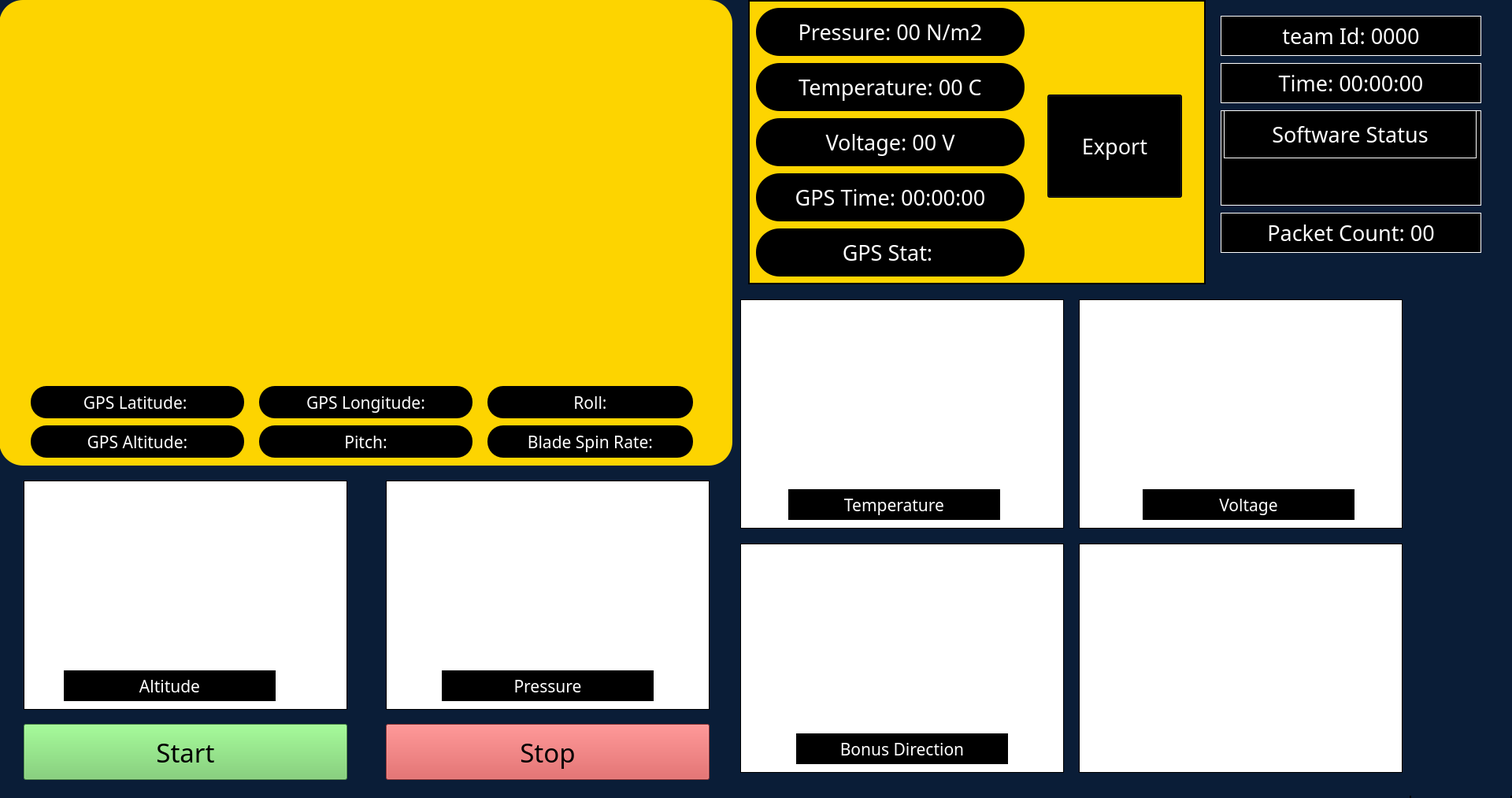
<?xml version="1.0" encoding="UTF-8"?>
<ui version="4.0">
 <class>MainWindow</class>
 <widget class="QMainWindow" name="MainWindow">
  <property name="geometry">
   <rect>
    <x>0</x>
    <y>0</y>
    <width>1920</width>
    <height>1013</height>
   </rect>
  </property>
  <property name="windowTitle">
   <string>MainWindow</string>
  </property>
  <property name="styleSheet">
   <string notr="true">background-color: rgb(10, 29, 55);</string>
  </property>
  <widget class="QWidget" name="centralwidget">
   <widget class="QFrame" name="frame">
    <property name="geometry">
     <rect>
      <x>1790</x>
      <y>0</y>
      <width>130</width>
      <height>1080</height>
     </rect>
    </property>
    <property name="frameShape">
     <enum>QFrame::Panel</enum>
    </property>
    <property name="frameShadow">
     <enum>QFrame::Plain</enum>
    </property>
    <property name="lineWidth">
     <number>2</number>
    </property>
    <widget class="QLabel" name="label">
     <property name="geometry">
      <rect>
       <x>0</x>
       <y>-1</y>
       <width>130</width>
       <height>1011</height>
      </rect>
     </property>
     <property name="font">
      <font>
       <family>Candara Light</family>
       <pointsize>32</pointsize>
      </font>
     </property>
     <property name="text">
      <string/>
     </property>
     <property name="pixmap">
      <pixmap>../resources/Banner design.png</pixmap>
     </property>
     <property name="alignment">
      <set>Qt::AlignCenter</set>
     </property>
    </widget>
   </widget>
   <widget class="QFrame" name="frame_3">
    <property name="geometry">
     <rect>
      <x>1550</x>
      <y>140</y>
      <width>331</width>
      <height>121</height>
     </rect>
    </property>
    <property name="autoFillBackground">
     <bool>false</bool>
    </property>
    <property name="styleSheet">
     <string notr="true">background-color: rgb(0, 0, 0);
color: rgb(255, 255, 255);</string>
    </property>
    <property name="frameShape">
     <enum>QFrame::Panel</enum>
    </property>
    <property name="frameShadow">
     <enum>QFrame::Plain</enum>
    </property>
    <widget class="QLabel" name="label_3">
     <property name="geometry">
      <rect>
       <x>4</x>
       <y>0</y>
       <width>321</width>
       <height>61</height>
      </rect>
     </property>
     <property name="font">
      <font>
       <family>Candara Light</family>
       <pointsize>20</pointsize>
      </font>
     </property>
     <property name="styleSheet">
      <string notr="true">background-color: rgb(0, 0, 0);
color: rgb(255, 255, 255);</string>
     </property>
     <property name="frameShape">
      <enum>QFrame::Panel</enum>
     </property>
     <property name="text">
      <string>Software Status</string>
     </property>
     <property name="alignment">
      <set>Qt::AlignCenter</set>
     </property>
    </widget>
   </widget>
   <widget class="QFrame" name="frame_5">
    <property name="geometry">
     <rect>
      <x>-1</x>
      <y>0</y>
      <width>931</width>
      <height>591</height>
     </rect>
    </property>
    <property name="styleSheet">
     <string notr="true">background-color: rgb(253, 212, 0);
border-radius: 30px;</string>
    </property>
    <property name="frameShape">
     <enum>QFrame::Panel</enum>
    </property>
    <property name="frameShadow">
     <enum>QFrame::Plain</enum>
    </property>
    <property name="lineWidth">
     <number>2</number>
    </property>
    <widget class="QLabel" name="label_10">
     <property name="geometry">
      <rect>
       <x>40</x>
       <y>490</y>
       <width>271</width>
       <height>41</height>
      </rect>
     </property>
     <property name="font">
      <font>
       <family>Candara</family>
       <pointsize>16</pointsize>
      </font>
     </property>
     <property name="styleSheet">
      <string notr="true">background-color: rgb(0, 0, 0);
color: rgb(255, 255, 255);
border-radius: 20px;</string>
     </property>
     <property name="frameShape">
      <enum>QFrame::Panel</enum>
     </property>
     <property name="text">
      <string>GPS Latitude: </string>
     </property>
     <property name="alignment">
      <set>Qt::AlignCenter</set>
     </property>
    </widget>
    <widget class="QLabel" name="label_11">
     <property name="geometry">
      <rect>
       <x>330</x>
       <y>490</y>
       <width>271</width>
       <height>41</height>
      </rect>
     </property>
     <property name="font">
      <font>
       <family>Candara</family>
       <pointsize>16</pointsize>
      </font>
     </property>
     <property name="styleSheet">
      <string notr="true">background-color: rgb(0, 0, 0);
color: rgb(255, 255, 255);
border-radius: 20px;</string>
     </property>
     <property name="frameShape">
      <enum>QFrame::Panel</enum>
     </property>
     <property name="text">
      <string>GPS Longitude:</string>
     </property>
     <property name="alignment">
      <set>Qt::AlignCenter</set>
     </property>
    </widget>
    <widget class="QLabel" name="label_12">
     <property name="geometry">
      <rect>
       <x>620</x>
       <y>490</y>
       <width>261</width>
       <height>41</height>
      </rect>
     </property>
     <property name="font">
      <font>
       <family>Candara</family>
       <pointsize>16</pointsize>
      </font>
     </property>
     <property name="styleSheet">
      <string notr="true">background-color: rgb(0, 0, 0);
color: rgb(255, 255, 255);
border-radius: 20px;</string>
     </property>
     <property name="frameShape">
      <enum>QFrame::Panel</enum>
     </property>
     <property name="text">
      <string>Roll:</string>
     </property>
     <property name="alignment">
      <set>Qt::AlignCenter</set>
     </property>
    </widget>
    <widget class="QLabel" name="label_13">
     <property name="geometry">
      <rect>
       <x>40</x>
       <y>540</y>
       <width>271</width>
       <height>41</height>
      </rect>
     </property>
     <property name="font">
      <font>
       <family>Candara</family>
       <pointsize>16</pointsize>
      </font>
     </property>
     <property name="styleSheet">
      <string notr="true">background-color: rgb(0, 0, 0);
color: rgb(255, 255, 255);
border-radius: 20px;</string>
     </property>
     <property name="frameShape">
      <enum>QFrame::Panel</enum>
     </property>
     <property name="text">
      <string>GPS Altitude:</string>
     </property>
     <property name="alignment">
      <set>Qt::AlignCenter</set>
     </property>
    </widget>
    <widget class="QLabel" name="label_14">
     <property name="geometry">
      <rect>
       <x>330</x>
       <y>540</y>
       <width>271</width>
       <height>41</height>
      </rect>
     </property>
     <property name="font">
      <font>
       <family>Candara</family>
       <pointsize>16</pointsize>
      </font>
     </property>
     <property name="styleSheet">
      <string notr="true">background-color: rgb(0, 0, 0);
color: rgb(255, 255, 255);
border-radius: 20px;</string>
     </property>
     <property name="frameShape">
      <enum>QFrame::Panel</enum>
     </property>
     <property name="text">
      <string>Pitch:</string>
     </property>
     <property name="alignment">
      <set>Qt::AlignCenter</set>
     </property>
    </widget>
    <widget class="QLabel" name="label_15">
     <property name="geometry">
      <rect>
       <x>620</x>
       <y>540</y>
       <width>261</width>
       <height>41</height>
      </rect>
     </property>
     <property name="font">
      <font>
       <family>Candara</family>
       <pointsize>16</pointsize>
      </font>
     </property>
     <property name="styleSheet">
      <string notr="true">background-color: rgb(0, 0, 0);
color: rgb(255, 255, 255);
border-radius: 20px;</string>
     </property>
     <property name="frameShape">
      <enum>QFrame::Panel</enum>
     </property>
     <property name="text">
      <string>Blade Spin Rate:</string>
     </property>
     <property name="alignment">
      <set>Qt::AlignCenter</set>
     </property>
    </widget>
    <widget class="Line" name="line">
     <property name="geometry">
      <rect>
       <x>0</x>
       <y>460</y>
       <width>931</width>
       <height>16</height>
      </rect>
     </property>
     <property name="frameShadow">
      <enum>QFrame::Plain</enum>
     </property>
     <property name="lineWidth">
      <number>2</number>
     </property>
     <property name="orientation">
      <enum>Qt::Horizontal</enum>
     </property>
    </widget>
    <widget class="Line" name="line_2">
     <property name="geometry">
      <rect>
       <x>450</x>
       <y>0</y>
       <width>16</width>
       <height>471</height>
      </rect>
     </property>
     <property name="frameShadow">
      <enum>QFrame::Plain</enum>
     </property>
     <property name="lineWidth">
      <number>2</number>
     </property>
     <property name="orientation">
      <enum>Qt::Vertical</enum>
     </property>
    </widget>
   </widget>
   <widget class="QFrame" name="frame_6">
    <property name="geometry">
     <rect>
      <x>950</x>
      <y>0</y>
      <width>581</width>
      <height>361</height>
     </rect>
    </property>
    <property name="styleSheet">
     <string notr="true">background-color: rgb(253, 212, 0);</string>
    </property>
    <property name="frameShape">
     <enum>QFrame::Box</enum>
    </property>
    <property name="frameShadow">
     <enum>QFrame::Plain</enum>
    </property>
    <property name="lineWidth">
     <number>2</number>
    </property>
    <widget class="QLabel" name="label_6">
     <property name="geometry">
      <rect>
       <x>10</x>
       <y>10</y>
       <width>341</width>
       <height>61</height>
      </rect>
     </property>
     <property name="font">
      <font>
       <family>Candara</family>
       <pointsize>20</pointsize>
      </font>
     </property>
     <property name="styleSheet">
      <string notr="true">background-color: rgb(0, 0, 0);
color: rgb(255, 255, 255);
border-radius: 30px;</string>
     </property>
     <property name="frameShape">
      <enum>QFrame::Panel</enum>
     </property>
     <property name="text">
      <string>Pressure: 00 N/m2</string>
     </property>
     <property name="alignment">
      <set>Qt::AlignCenter</set>
     </property>
    </widget>
    <widget class="QLabel" name="label_7">
     <property name="geometry">
      <rect>
       <x>10</x>
       <y>80</y>
       <width>341</width>
       <height>61</height>
      </rect>
     </property>
     <property name="font">
      <font>
       <family>Candara</family>
       <pointsize>20</pointsize>
      </font>
     </property>
     <property name="styleSheet">
      <string notr="true">background-color: rgb(0, 0, 0);
color: rgb(255, 255, 255);
border-radius: 30px;</string>
     </property>
     <property name="frameShape">
      <enum>QFrame::Panel</enum>
     </property>
     <property name="text">
      <string>Temperature: 00 C</string>
     </property>
     <property name="alignment">
      <set>Qt::AlignCenter</set>
     </property>
    </widget>
    <widget class="QLabel" name="label_8">
     <property name="geometry">
      <rect>
       <x>10</x>
       <y>150</y>
       <width>341</width>
       <height>61</height>
      </rect>
     </property>
     <property name="font">
      <font>
       <family>Candara</family>
       <pointsize>20</pointsize>
      </font>
     </property>
     <property name="styleSheet">
      <string notr="true">background-color: rgb(0, 0, 0);
color: rgb(255, 255, 255);
border-radius: 30px;</string>
     </property>
     <property name="frameShape">
      <enum>QFrame::Panel</enum>
     </property>
     <property name="text">
      <string>Voltage: 00 V</string>
     </property>
     <property name="alignment">
      <set>Qt::AlignCenter</set>
     </property>
    </widget>
    <widget class="QLabel" name="label_9">
     <property name="geometry">
      <rect>
       <x>10</x>
       <y>220</y>
       <width>341</width>
       <height>61</height>
      </rect>
     </property>
     <property name="font">
      <font>
       <family>Candara</family>
       <pointsize>20</pointsize>
      </font>
     </property>
     <property name="styleSheet">
      <string notr="true">background-color: rgb(0, 0, 0);
color: rgb(255, 255, 255);
border-radius: 30px;</string>
     </property>
     <property name="frameShape">
      <enum>QFrame::Panel</enum>
     </property>
     <property name="text">
      <string>GPS Time: 00:00:00</string>
     </property>
     <property name="alignment">
      <set>Qt::AlignCenter</set>
     </property>
    </widget>
    <widget class="QLabel" name="label_16">
     <property name="geometry">
      <rect>
       <x>10</x>
       <y>290</y>
       <width>341</width>
       <height>61</height>
      </rect>
     </property>
     <property name="font">
      <font>
       <family>Candara</family>
       <pointsize>20</pointsize>
      </font>
     </property>
     <property name="styleSheet">
      <string notr="true">background-color: rgb(0, 0, 0);
color: rgb(255, 255, 255);
border-radius: 30px;</string>
     </property>
     <property name="frameShape">
      <enum>QFrame::Panel</enum>
     </property>
     <property name="text">
      <string>GPS Stat: </string>
     </property>
     <property name="alignment">
      <set>Qt::AlignCenter</set>
     </property>
    </widget>
    <widget class="QPushButton" name="pushButton">
     <property name="geometry">
      <rect>
       <x>380</x>
       <y>120</y>
       <width>171</width>
       <height>131</height>
      </rect>
     </property>
     <property name="font">
      <font>
       <family>Candara</family>
       <pointsize>20</pointsize>
      </font>
     </property>
     <property name="styleSheet">
      <string notr="true">background-color: rgb(0, 0, 0);
color: rgb(255, 255, 255);
</string>
     </property>
     <property name="text">
      <string>Export</string>
     </property>
    </widget>
   </widget>
   <widget class="QFrame" name="frame_8">
    <property name="geometry">
     <rect>
      <x>30</x>
      <y>610</y>
      <width>411</width>
      <height>291</height>
     </rect>
    </property>
    <property name="styleSheet">
     <string notr="true">background-color: rgb(255, 255, 255);</string>
    </property>
    <property name="frameShape">
     <enum>QFrame::Panel</enum>
    </property>
    <property name="frameShadow">
     <enum>QFrame::Plain</enum>
    </property>
    <widget class="QLabel" name="label_18">
     <property name="geometry">
      <rect>
       <x>50</x>
       <y>240</y>
       <width>271</width>
       <height>41</height>
      </rect>
     </property>
     <property name="font">
      <font>
       <family>Candara</family>
       <pointsize>16</pointsize>
      </font>
     </property>
     <property name="styleSheet">
      <string notr="true">background-color: rgb(0, 0, 0);
color: rgb(255, 255, 255);</string>
     </property>
     <property name="frameShape">
      <enum>QFrame::Panel</enum>
     </property>
     <property name="text">
      <string>Altitude</string>
     </property>
     <property name="alignment">
      <set>Qt::AlignCenter</set>
     </property>
    </widget>
   </widget>
   <widget class="QFrame" name="frame_9">
    <property name="geometry">
     <rect>
      <x>490</x>
      <y>610</y>
      <width>411</width>
      <height>291</height>
     </rect>
    </property>
    <property name="styleSheet">
     <string notr="true">background-color: rgb(255, 255, 255);</string>
    </property>
    <property name="frameShape">
     <enum>QFrame::Panel</enum>
    </property>
    <property name="frameShadow">
     <enum>QFrame::Plain</enum>
    </property>
    <widget class="QLabel" name="label_19">
     <property name="geometry">
      <rect>
       <x>70</x>
       <y>240</y>
       <width>271</width>
       <height>41</height>
      </rect>
     </property>
     <property name="font">
      <font>
       <family>Candara</family>
       <pointsize>16</pointsize>
      </font>
     </property>
     <property name="styleSheet">
      <string notr="true">background-color: rgb(0, 0, 0);
color: rgb(255, 255, 255);</string>
     </property>
     <property name="frameShape">
      <enum>QFrame::Panel</enum>
     </property>
     <property name="text">
      <string>Pressure</string>
     </property>
     <property name="alignment">
      <set>Qt::AlignCenter</set>
     </property>
    </widget>
   </widget>
   <widget class="QFrame" name="frame_11">
    <property name="geometry">
     <rect>
      <x>1370</x>
      <y>380</y>
      <width>411</width>
      <height>291</height>
     </rect>
    </property>
    <property name="styleSheet">
     <string notr="true">background-color: rgb(255, 255, 255);</string>
    </property>
    <property name="frameShape">
     <enum>QFrame::Panel</enum>
    </property>
    <property name="frameShadow">
     <enum>QFrame::Plain</enum>
    </property>
    <widget class="QLabel" name="label_21">
     <property name="geometry">
      <rect>
       <x>80</x>
       <y>240</y>
       <width>271</width>
       <height>41</height>
      </rect>
     </property>
     <property name="font">
      <font>
       <family>Candara</family>
       <pointsize>16</pointsize>
      </font>
     </property>
     <property name="styleSheet">
      <string notr="true">background-color: rgb(0, 0, 0);
color: rgb(255, 255, 255);</string>
     </property>
     <property name="frameShape">
      <enum>QFrame::Panel</enum>
     </property>
     <property name="text">
      <string>Voltage</string>
     </property>
     <property name="alignment">
      <set>Qt::AlignCenter</set>
     </property>
    </widget>
   </widget>
   <widget class="QFrame" name="frame_12">
    <property name="geometry">
     <rect>
      <x>940</x>
      <y>380</y>
      <width>411</width>
      <height>291</height>
     </rect>
    </property>
    <property name="styleSheet">
     <string notr="true">background-color: rgb(255, 255, 255);</string>
    </property>
    <property name="frameShape">
     <enum>QFrame::Panel</enum>
    </property>
    <property name="frameShadow">
     <enum>QFrame::Plain</enum>
    </property>
    <widget class="QLabel" name="label_20">
     <property name="geometry">
      <rect>
       <x>60</x>
       <y>240</y>
       <width>271</width>
       <height>41</height>
      </rect>
     </property>
     <property name="font">
      <font>
       <family>Candara</family>
       <pointsize>16</pointsize>
      </font>
     </property>
     <property name="styleSheet">
      <string notr="true">background-color: rgb(0, 0, 0);
color: rgb(255, 255, 255);</string>
     </property>
     <property name="frameShape">
      <enum>QFrame::Panel</enum>
     </property>
     <property name="text">
      <string>Temperature</string>
     </property>
     <property name="alignment">
      <set>Qt::AlignCenter</set>
     </property>
    </widget>
   </widget>
   <widget class="QFrame" name="frame_13">
    <property name="geometry">
     <rect>
      <x>1370</x>
      <y>690</y>
      <width>411</width>
      <height>291</height>
     </rect>
    </property>
    <property name="styleSheet">
     <string notr="true">background-color: rgb(255, 255, 255);</string>
    </property>
    <property name="frameShape">
     <enum>QFrame::Panel</enum>
    </property>
    <property name="frameShadow">
     <enum>QFrame::Plain</enum>
    </property>
   </widget>
   <widget class="QFrame" name="frame_14">
    <property name="geometry">
     <rect>
      <x>940</x>
      <y>690</y>
      <width>411</width>
      <height>291</height>
     </rect>
    </property>
    <property name="styleSheet">
     <string notr="true">background-color: rgb(255, 255, 255);</string>
    </property>
    <property name="frameShape">
     <enum>QFrame::Panel</enum>
    </property>
    <property name="frameShadow">
     <enum>QFrame::Plain</enum>
    </property>
    <widget class="QLabel" name="label_22">
     <property name="geometry">
      <rect>
       <x>70</x>
       <y>240</y>
       <width>271</width>
       <height>41</height>
      </rect>
     </property>
     <property name="font">
      <font>
       <family>Candara</family>
       <pointsize>16</pointsize>
      </font>
     </property>
     <property name="styleSheet">
      <string notr="true">background-color: rgb(0, 0, 0);
color: rgb(255, 255, 255);</string>
     </property>
     <property name="frameShape">
      <enum>QFrame::Panel</enum>
     </property>
     <property name="text">
      <string>Bonus Direction</string>
     </property>
     <property name="alignment">
      <set>Qt::AlignCenter</set>
     </property>
    </widget>
   </widget>
   <widget class="QFrame" name="frame_10">
    <property name="geometry">
     <rect>
      <x>30</x>
      <y>919</y>
      <width>871</width>
      <height>71</height>
     </rect>
    </property>
    <property name="frameShape">
     <enum>QFrame::Panel</enum>
    </property>
    <property name="frameShadow">
     <enum>QFrame::Plain</enum>
    </property>
    <property name="lineWidth">
     <number>0</number>
    </property>
    <widget class="QPushButton" name="pushButton_2">
     <property name="geometry">
      <rect>
       <x>0</x>
       <y>0</y>
       <width>411</width>
       <height>71</height>
      </rect>
     </property>
     <property name="font">
      <font>
       <family>Candara</family>
       <pointsize>25</pointsize>
      </font>
     </property>
     <property name="styleSheet">
      <string notr="true">background-color: rgb(110, 203, 99);
color: rgb(0, 0, 0);</string>
     </property>
     <property name="text">
      <string>Start</string>
     </property>
    </widget>
    <widget class="QPushButton" name="pushButton_3">
     <property name="geometry">
      <rect>
       <x>460</x>
       <y>0</y>
       <width>411</width>
       <height>71</height>
      </rect>
     </property>
     <property name="font">
      <font>
       <family>Candara</family>
       <pointsize>25</pointsize>
      </font>
     </property>
     <property name="styleSheet">
      <string notr="true">background-color: rgb(213, 76, 76);
color: rgb(0, 0, 0);
</string>
     </property>
     <property name="text">
      <string>Stop</string>
     </property>
    </widget>
   </widget>
   <widget class="QLabel" name="label_23">
    <property name="geometry">
     <rect>
      <x>1550</x>
      <y>270</y>
      <width>331</width>
      <height>51</height>
     </rect>
    </property>
    <property name="font">
     <font>
      <family>Candara Light</family>
      <pointsize>20</pointsize>
     </font>
    </property>
    <property name="styleSheet">
     <string notr="true">background-color: rgb(0, 0, 0);
color: rgb(255, 255, 255);</string>
    </property>
    <property name="frameShape">
     <enum>QFrame::Panel</enum>
    </property>
    <property name="text">
     <string>Packet Count: 00</string>
    </property>
    <property name="alignment">
     <set>Qt::AlignCenter</set>
    </property>
   </widget>
   <widget class="QLabel" name="label_2">
    <property name="geometry">
     <rect>
      <x>1550</x>
      <y>80</y>
      <width>331</width>
      <height>51</height>
     </rect>
    </property>
    <property name="font">
     <font>
      <family>Candara Light</family>
      <pointsize>20</pointsize>
     </font>
    </property>
    <property name="styleSheet">
     <string notr="true">background-color: rgb(0, 0, 0);
color: rgb(255, 255, 255);</string>
    </property>
    <property name="frameShape">
     <enum>QFrame::Panel</enum>
    </property>
    <property name="text">
     <string>Time: 00:00:00</string>
    </property>
    <property name="alignment">
     <set>Qt::AlignCenter</set>
    </property>
   </widget>
   <widget class="QLabel" name="label_17">
    <property name="geometry">
     <rect>
      <x>1550</x>
      <y>20</y>
      <width>331</width>
      <height>51</height>
     </rect>
    </property>
    <property name="font">
     <font>
      <family>Candara Light</family>
      <pointsize>20</pointsize>
     </font>
    </property>
    <property name="styleSheet">
     <string notr="true">background-color: rgb(0, 0, 0);
color: rgb(255, 255, 255);


</string>
    </property>
    <property name="frameShape">
     <enum>QFrame::Panel</enum>
    </property>
    <property name="text">
     <string>team Id: 0000</string>
    </property>
    <property name="alignment">
     <set>Qt::AlignCenter</set>
    </property>
   </widget>
   <zorder>frame_6</zorder>
   <zorder>frame</zorder>
   <zorder>frame_3</zorder>
   <zorder>frame_5</zorder>
   <zorder>frame_8</zorder>
   <zorder>frame_9</zorder>
   <zorder>frame_11</zorder>
   <zorder>frame_12</zorder>
   <zorder>frame_13</zorder>
   <zorder>frame_14</zorder>
   <zorder>frame_10</zorder>
   <zorder>label_23</zorder>
   <zorder>label_2</zorder>
   <zorder>label_17</zorder>
  </widget>
 </widget>
 <resources/>
 <connections/>
</ui>
